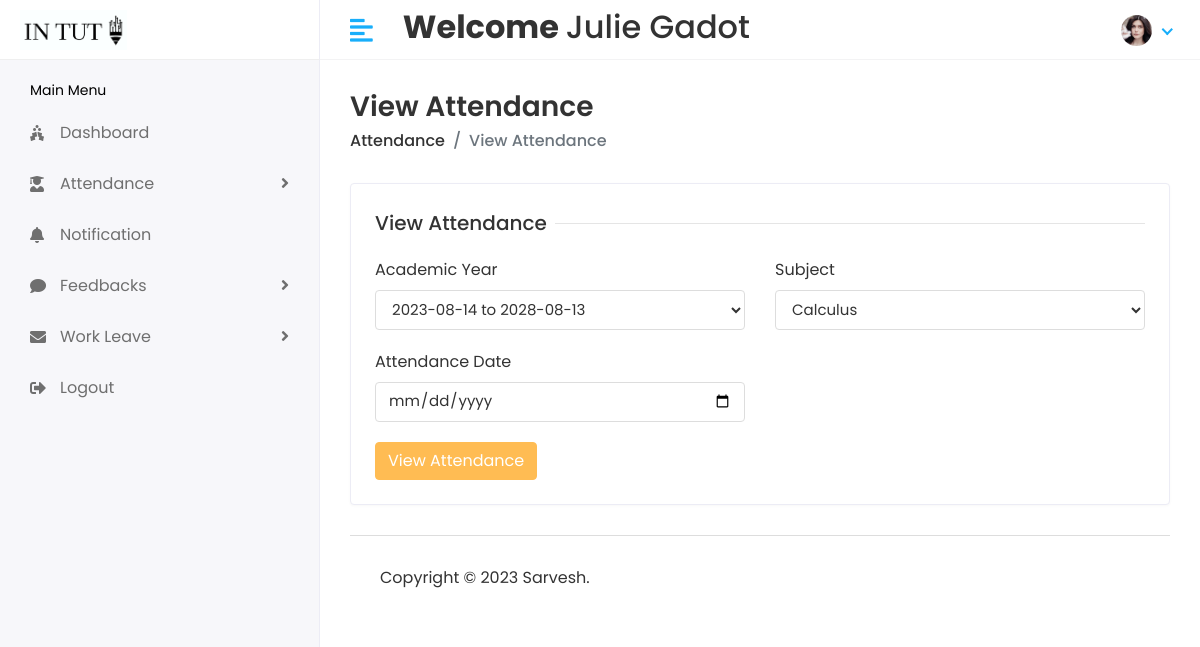
Screenshot of /Hod/attendance/view (signed in) with the database file from the repository.
### stuapp/models.py (models this page shows)
class CustomUser(AbstractUser):
    USER={
        (1,'HOD'),(2,'STAFF'),(3,'STUDENT')
    }
    user_type=models.CharField(choices=USER,max_length=100,default=1)
    profile_pic=models.ImageField(upload_to='media/profile_pic')

### student/hodviews.py (the view, shortened to what this page needs)
# urls.py: path('Hod/attendance/view',hodviews.viewattendance,name='hodattendance'),
@login_required(login_url='/')
def viewattendance(request):
    subject=Subject.objects.all()
    acad_year=Acad_year.objects.all()
    action=request.GET.get('action')
    get_subject=None
    date=None
    get_acad_year=None
    attendance_report=None
    return render(request,'hod/attendance.html',{'subject':subject,'yy':acad_year,'action':action,'get_subject':get_subject,'y': get_acad_year,'date':date,'attendance_report':attendance_report})

### templates/hod/attendance.html (shortened to what this page needs)
{% extends 'base.html' %}
{% block content %}
<div class="page-header">
    <div class="row align-items-center">
        <div class="col">
            <h3 class="page-title">View Attendance</h3>
            <ul class="breadcrumb">
                <li class="breadcrumb-item"><a href="{% url 'subjectlist' %}">Attendance</a></li>
                <li class="breadcrumb-item active">View Attendance </li>
            </ul>
        </div>
    </div>
</div>
{% if action is None %}
<div class="row">
    <div class="col-sm-12">
        <div class="card">
            <div class="card-body">
                <form action="?action=view_attendance" method="post">
                    <div class="row">
                        <div class="col-12">
                            <h5 class="form-title"><span> View Attendance</span></h5>
                        </div>
                        <div class="col-12 col-sm-6">
                            <div class="form-group">
                                <label>Academic Year</label>
                                <select class="form-control" name="acad_year_id" required>
                                    {% for i in yy %}
                                    <option value="{{i.id}}">{{i.start}} to {{i.end}}</option>
                                    {% endfor %}
                                </select>
                            </div>
                        </div>
                        <div class="col-12 col-sm-6">
                            <div class="form-group">
                                <label> Subject </label>
                                <select class="form-control" name="subject_id" required>
                                    {% for i in subject %}
                                    <option value="{{i.id}}">{{i.name}}</option>
                                    {% endfor %}
                                </select>
                            </div>
                        </div>
                        <div class="col-12 col-sm-6">
                            <div class="form-group">
                                <label>Attendance Date</label>
                               <input type="date" class="form-control " name="date">
                            </div>
                        </div>
                        <div class="col-12">
                            <button type="submit" class="btn btn-primary ">View Attendance</button>
                        </div>
                    </div>
                </form>
            </div>
        </div>
    </div>
</div>
{% endif %}
{% endblock content %}

### templates/includes/header.html (shortened to what this page needs)
{% load static %}
<div class="header" >
    <div class="header-left" style="background-color:white">
        {% if user.user_type == '1' %}
        <a href="{% url 'hodhome'%}" class="logo container" >
            <img src="{% static 'assets/img/logo1big.png'%}" width="300px" height="100px" alt="Logo">
        </a>
        {% elif user.user_type == '2' %}
        <a href="{% url 'staffhome'%}" class="logo">
            <img src="{% static 'assets/img/logo1big.png'%}" alt="Logo">
        </a>
        {% else %}
        <a href="{% url 'studenthome'%}" class="logo">
            <img src="{% static 'assets/img/logo1big.png'%}" alt="Logo">
        </a>
        {% endif %}
    </div>
    <a href="javascript:void(0);" id="toggle_btn">
        <i class="fas fa-align-left"></i>
    </a>
    <div class="top-nav-search my-2">
        <h2><strong> Welcome </strong> {{user.first_name}} {{user.last_name}} </h2>
    </div>
    <ul class="nav user-menu">
        <li class="nav-item dropdown has-arrow">
            <a href="#" class="dropdown-toggle nav-link" data-toggle="dropdown">
                {% if user.profile_pic == "" %}
                <span class="user-img"><img class="rounded-circle" src="{% static 'assets/img/noimg.jpg' %}" width="31"
                        ></span>
                {% else %}
                <span class="user-img"><img class="rounded-circle" src="/{{user.profile_pic}}" width="31"
                        alt="Ryan Taylor"></span>
                {% endif %}
            </a>
        </li>
    </ul>
</div>

### static/assets/css/style.css (style rules this page uses)
html { height: 100%; }
body { background-color: #fff; color: #333; font-family: 'Poppins', sans-serif; font-size: 1rem; height: 100%; line-height: 1.5; overflow-x: hidden; }
h1, h2, h3, h4, h5, h6 { font-family: 'Poppins', sans-serif; margin-top: 0; }
.form-control { border: 1px solid #ddd; box-shadow: none; color: #333; font-size: 15px; height: 40px; }
a { color: #009ce7; }
input, button, a { transition: all 0.4s ease; -moz-transition: all 0.4s ease; -o-transition: all 0.4s ease; -ms-transition: all 0.4s ease; -webkit-transition: all 0.4s ease; }
input, input:focus, button, button:focus { outline: none; }
.form-group { margin-bottom: 1.25rem; }
ul, ol { padding: 0px; list-style: none; }
.btn-primary { background-color: #FFBC53; border: 1px solid #FFBC53; }
.card { border: 1px solid #ececf5; box-shadow: 0 1px 3px 0 rgba(0, 0, 0, 0.03); margin-bottom: 1.875rem; }
.card-body { padding: 1.5rem; }
.header { background-color: #fff; border-bottom: 1px solid #f3f3f4; left: 0; position: fixed; right: 0; top: 0; z-index: 1001; height: 60px; }
.header .header-left { float: left; height: 60px; padding: 0 20px; position: relative; width: 320px; z-index: 1; transition: all 0.2s ease-in-out; background-color: #f7f7fa; border-bottom: 1px solid #efefef; border-right: 1px solid #ececf5; display: flex; align-items: center; }
.header .header-left .logo { display: inline-block; line-height: 60px; }
.header .header-left .logo img { max-height: 40px; width: auto; }
.header .dropdown-toggle:after { display: none; }
.header .has-arrow .dropdown-toggle:after { border-top: 0; border-left: 0; border-bottom: 2px solid #18aefa; border-right: 2px solid #18aefa; content: ''; height: 8px; display: inline-block; pointer-events: none; -webkit-transform-origin: 66% 66%; -ms-transform-origin: 66% 66%; transform-origin: 66% 66%; -webkit-transform: rotate(45deg); -ms-transform: rotate(45deg); transform: rotate(45deg); -webkit-transition: all 0.15s ease-in-out; transition: all 0.15s ease-in-out; width: 8px; vertical-align: 0px; }
.user-menu { float: right; margin: 0; position: relative; z-index: 99; padding-right: 15px; }
.user-menu.nav > li > a { color: #a0a0a0; font-size: 14px; line-height: 58px; padding: 0 15px; height: 60px; }
.user-img { margin-right: 3px; position: relative; }
.top-nav-search { float: left; margin-left: 15px; }
.page-header { margin-bottom: 1.875rem; }
.page-header .breadcrumb { background-color: transparent; color: #6c757d; font-size: 1rem; font-weight: 500; margin-bottom: 0; padding: 0; }
.page-header .breadcrumb a { color: #333; }
.page-title { font-size: 28px; font-weight: 600; color: #333; margin-bottom: 5px; }
.form-title { width: 100%; max-width: 100%; padding: 0; font-size: 1.25rem; font-weight: 500; line-height: inherit; color: #333; white-space: normal; position: relative; display: block; margin-bottom: 20px; }
.form-title:before { content: ""; position: absolute; left: 0px; right: 0px; height: 1px; top: 50%; background-color: rgba(0, 0, 0, 0.1); }
.form-title span { padding: 0px 0.5rem 0 0; background-color: #fff; display: inline-block; z-index: 2; position: relative; }
@media (min-width: 992px) { #toggle_btn { align-items: center; color: #18aefa; display: inline-flex; float: left; font-size: 26px; height: 60px; justify-content: center; margin-left: 15px; padding: 0 15px; } }

### rows the page displays
CustomUser: first_name "Julie", last_name "Gadot", profile_pic (picture)

### other values shown
form field acad_year_id "2023-08-14 to 2028-08-13"
form field subject_id "Calculus"
